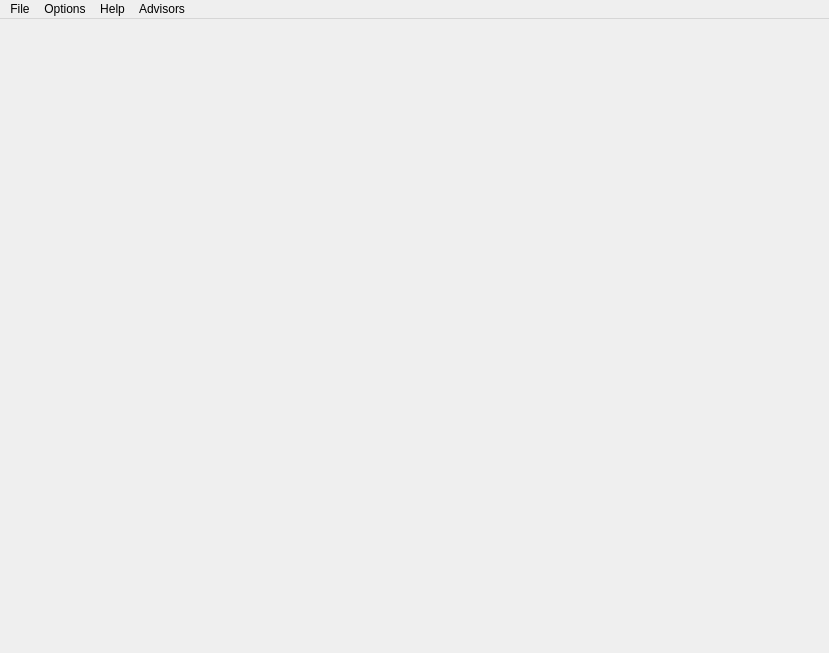
<?xml version="1.0" encoding="UTF-8"?>
<ui version="4.0">
 <class>MainWindow</class>
 <widget class="QMainWindow" name="MainWindow">
  <property name="geometry">
   <rect>
    <x>0</x>
    <y>0</y>
    <width>829</width>
    <height>653</height>
   </rect>
  </property>
  <property name="sizePolicy">
   <sizepolicy hsizetype="Expanding" vsizetype="Expanding">
    <horstretch>0</horstretch>
    <verstretch>0</verstretch>
   </sizepolicy>
  </property>
  <property name="minimumSize">
   <size>
    <width>640</width>
    <height>480</height>
   </size>
  </property>
  <property name="windowTitle">
   <string>Tiberius</string>
  </property>
  <widget class="QWidget" name="centralWidget">
   <property name="sizePolicy">
    <sizepolicy hsizetype="Expanding" vsizetype="Expanding">
     <horstretch>0</horstretch>
     <verstretch>0</verstretch>
    </sizepolicy>
   </property>
   <property name="autoFillBackground">
    <bool>true</bool>
   </property>
   <layout class="QVBoxLayout" name="verticalLayout">
    <property name="leftMargin">
     <number>0</number>
    </property>
    <property name="topMargin">
     <number>0</number>
    </property>
    <property name="rightMargin">
     <number>0</number>
    </property>
    <property name="bottomMargin">
     <number>0</number>
    </property>
   </layout>
  </widget>
  <widget class="MenuBar" name="menuBar">
   <property name="geometry">
    <rect>
     <x>0</x>
     <y>0</y>
     <width>829</width>
     <height>20</height>
    </rect>
   </property>
   <property name="font">
    <font>
     <pointsize>9</pointsize>
    </font>
   </property>
   <property name="nativeMenuBar">
    <bool>false</bool>
   </property>
   <widget class="Menu" name="menuFile">
    <property name="title">
     <string>File</string>
    </property>
    <addaction name="actionNew_Game"/>
    <addaction name="actionReplay_Map"/>
    <addaction name="actionLoad_Game"/>
    <addaction name="actionSave_Game"/>
    <addaction name="actionDelete_Game"/>
    <addaction name="actionExit_Game"/>
   </widget>
   <widget class="Menu" name="menuOptions">
    <property name="title">
     <string>Options</string>
    </property>
    <addaction name="actionDisplay_Settings"/>
    <addaction name="actionSound_Settings"/>
    <addaction name="actionSpeed_Settings"/>
    <addaction name="actionDifficulty"/>
    <addaction name="actionMonthly_Autosave"/>
   </widget>
   <widget class="Menu" name="menuHelp">
    <property name="title">
     <string>Help</string>
    </property>
    <addaction name="actionHelp"/>
    <addaction name="actionMouse_Help"/>
    <addaction name="actionWarnings"/>
    <addaction name="actionAbout"/>
   </widget>
   <widget class="Menu" name="menuAdvisors">
    <property name="title">
     <string>Advisors</string>
    </property>
    <addaction name="actionLabor"/>
    <addaction name="actionLegion"/>
    <addaction name="actionEmperor"/>
    <addaction name="actionRatings"/>
    <addaction name="actionTrade"/>
    <addaction name="actionPopulation"/>
    <addaction name="actionHealth"/>
    <addaction name="actionEducation"/>
    <addaction name="actionEntertainment"/>
    <addaction name="actionReligion"/>
    <addaction name="actionFinances"/>
    <addaction name="actionChief_Advisor"/>
   </widget>
   <addaction name="menuFile"/>
   <addaction name="menuOptions"/>
   <addaction name="menuHelp"/>
   <addaction name="menuAdvisors"/>
  </widget>
  <action name="actionNew_Game">
   <property name="text">
    <string>New Game</string>
   </property>
  </action>
  <action name="actionLoad_Game">
   <property name="text">
    <string>Load Game</string>
   </property>
  </action>
  <action name="actionReplay_Map">
   <property name="text">
    <string>Replay Map</string>
   </property>
  </action>
  <action name="actionSave_Game">
   <property name="text">
    <string>Save Game</string>
   </property>
  </action>
  <action name="actionDelete_Game">
   <property name="text">
    <string>Delete Game</string>
   </property>
  </action>
  <action name="actionExit_Game">
   <property name="text">
    <string>Exit Game</string>
   </property>
  </action>
  <action name="actionDisplay_Settings">
   <property name="text">
    <string>Display Settings</string>
   </property>
  </action>
  <action name="actionSound_Settings">
   <property name="text">
    <string>Sound Settings</string>
   </property>
  </action>
  <action name="actionSpeed_Settings">
   <property name="text">
    <string>Speed Settings</string>
   </property>
  </action>
  <action name="actionDifficulty">
   <property name="text">
    <string>Difficulty</string>
   </property>
  </action>
  <action name="actionMonthly_Autosave">
   <property name="text">
    <string>Monthly Autosave</string>
   </property>
  </action>
  <action name="actionHelp">
   <property name="text">
    <string>Help</string>
   </property>
  </action>
  <action name="actionMouse_Help">
   <property name="text">
    <string>Mouse Help</string>
   </property>
  </action>
  <action name="actionWarnings">
   <property name="text">
    <string>Warnings</string>
   </property>
  </action>
  <action name="actionAbout">
   <property name="text">
    <string>About</string>
   </property>
  </action>
  <action name="actionLabor">
   <property name="text">
    <string>Labor</string>
   </property>
  </action>
  <action name="actionLegion">
   <property name="text">
    <string>Legion</string>
   </property>
  </action>
  <action name="actionEmperor">
   <property name="text">
    <string>Emperor</string>
   </property>
  </action>
  <action name="actionRatings">
   <property name="text">
    <string>Ratings</string>
   </property>
  </action>
  <action name="actionTrade">
   <property name="text">
    <string>Trade</string>
   </property>
  </action>
  <action name="actionPopulation">
   <property name="text">
    <string>Population</string>
   </property>
  </action>
  <action name="actionHealth">
   <property name="text">
    <string>Health</string>
   </property>
  </action>
  <action name="actionEducation">
   <property name="text">
    <string>Education</string>
   </property>
  </action>
  <action name="actionEntertainment">
   <property name="text">
    <string>Entertainment</string>
   </property>
  </action>
  <action name="actionReligion">
   <property name="text">
    <string>Religion</string>
   </property>
  </action>
  <action name="actionFinances">
   <property name="text">
    <string>Finances</string>
   </property>
  </action>
  <action name="actionChief_Advisor">
   <property name="text">
    <string>Chief Advisor</string>
   </property>
  </action>
 </widget>
 <customwidgets>
  <customwidget>
   <class>MenuBar</class>
   <extends>QMenuBar</extends>
   <header>widget/menubar.h</header>
  </customwidget>
  <customwidget>
   <class>Menu</class>
   <extends>QMenu</extends>
   <header>widget/menu.h</header>
  </customwidget>
 </customwidgets>
 <resources/>
 <connections/>
</ui>
